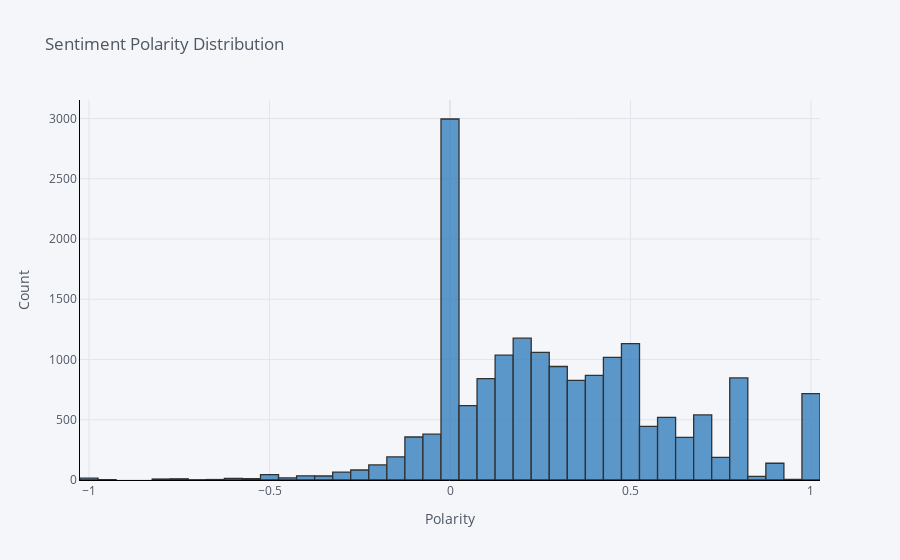

Notebook cell for this chart:
### Markdown cell above
### Distribution of review sentiment polarity score

### Code cell
# plot review sentiment polarity scores with plotly
df['polarity'].iplot(
    kind='hist', # histogram
    bins = 50, # number of bins
    xTitle='Polarity', # xlabel
    color = "blue", # bar chart color
    linecolor='black', # bar chart line color
    yTitle='Count', # y label
    title='Sentiment Polarity Distribution') # title

### Figure 1 — Plotly figure (JSON) as saved in the notebook; plotly's stock layout.template omitted (floating-point values rounded to 4 significant figures; data arrays with more than 128 entries replaced by an {"elided": "..."} marker saying what was removed)
{"data": [{"histfunc": "count", "histnorm": "", "marker": {"color": "rgba(55, 128, 191, 1.0)", "line": {"color": "#000000", "width": 1.3}}, "name": "polarity", "nbinsx": 50, "opacity": 0.8, "orientation": "v", "type": "histogram", "x": {"elided": "17696 float values"}}], "layout": {"barmode": "overlay", "legend": {"bgcolor": "#F5F6F9", "font": {"color": "#4D5663"}}, "paper_bgcolor": "#F5F6F9", "plot_bgcolor": "#F5F6F9", "title": {"font": {"color": "#4D5663"}, "text": "Sentiment Polarity Distribution"}, "xaxis": {"gridcolor": "#E1E5ED", "linecolor": "black", "showgrid": true, "tickfont": {"color": "#4D5663"}, "title": {"font": {"color": "#4D5663"}, "text": "Polarity"}, "zerolinecolor": "#E1E5ED"}, "yaxis": {"gridcolor": "#E1E5ED", "linecolor": "black", "showgrid": true, "tickfont": {"color": "#4D5663"}, "title": {"font": {"color": "#4D5663"}, "text": "Count"}, "zerolinecolor": "#E1E5ED"}}}
